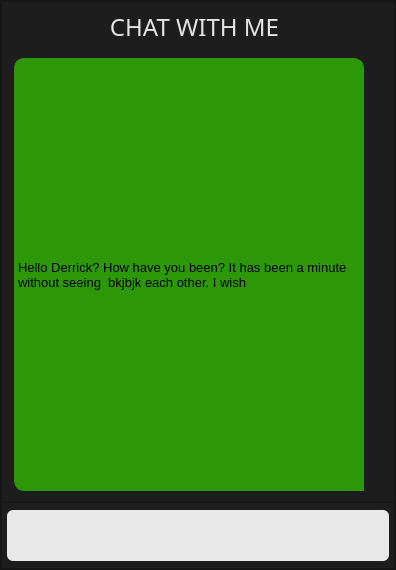
<?xml version="1.0" encoding="UTF-8"?>
<ui version="4.0">
 <class>Form</class>
 <widget class="QWidget" name="Form">
  <property name="geometry">
   <rect>
    <x>0</x>
    <y>0</y>
    <width>396</width>
    <height>570</height>
   </rect>
  </property>
  <property name="minimumSize">
   <size>
    <width>396</width>
    <height>531</height>
   </size>
  </property>
  <property name="maximumSize">
   <size>
    <width>406</width>
    <height>1000</height>
   </size>
  </property>
  <property name="windowTitle">
   <string>Form</string>
  </property>
  <layout class="QVBoxLayout" name="verticalLayout">
   <property name="spacing">
    <number>0</number>
   </property>
   <property name="leftMargin">
    <number>0</number>
   </property>
   <property name="topMargin">
    <number>0</number>
   </property>
   <property name="rightMargin">
    <number>0</number>
   </property>
   <property name="bottomMargin">
    <number>0</number>
   </property>
   <item>
    <widget class="QFrame" name="frame">
     <property name="styleSheet">
      <string notr="true">background-color: rgb(29, 29, 29);</string>
     </property>
     <property name="frameShape">
      <enum>QFrame::StyledPanel</enum>
     </property>
     <property name="frameShadow">
      <enum>QFrame::Raised</enum>
     </property>
     <layout class="QVBoxLayout" name="verticalLayout_2">
      <property name="spacing">
       <number>0</number>
      </property>
      <property name="leftMargin">
       <number>0</number>
      </property>
      <property name="topMargin">
       <number>0</number>
      </property>
      <property name="rightMargin">
       <number>0</number>
      </property>
      <property name="bottomMargin">
       <number>0</number>
      </property>
      <item>
       <widget class="QStackedWidget" name="stackedWidget">
        <widget class="QWidget" name="page">
         <layout class="QVBoxLayout" name="verticalLayout_3">
          <property name="spacing">
           <number>0</number>
          </property>
          <property name="leftMargin">
           <number>0</number>
          </property>
          <property name="topMargin">
           <number>0</number>
          </property>
          <property name="rightMargin">
           <number>0</number>
          </property>
          <property name="bottomMargin">
           <number>0</number>
          </property>
          <item>
           <widget class="QFrame" name="frame_3">
            <property name="sizePolicy">
             <sizepolicy hsizetype="Preferred" vsizetype="Expanding">
              <horstretch>0</horstretch>
              <verstretch>0</verstretch>
             </sizepolicy>
            </property>
            <property name="frameShape">
             <enum>QFrame::StyledPanel</enum>
            </property>
            <property name="frameShadow">
             <enum>QFrame::Raised</enum>
            </property>
            <layout class="QVBoxLayout" name="verticalLayout_4">
             <property name="spacing">
              <number>0</number>
             </property>
             <property name="leftMargin">
              <number>2</number>
             </property>
             <property name="topMargin">
              <number>3</number>
             </property>
             <property name="rightMargin">
              <number>3</number>
             </property>
             <property name="bottomMargin">
              <number>0</number>
             </property>
             <item>
              <widget class="QLabel" name="label">
               <property name="minimumSize">
                <size>
                 <width>381</width>
                 <height>43</height>
                </size>
               </property>
               <property name="maximumSize">
                <size>
                 <width>381</width>
                 <height>43</height>
                </size>
               </property>
               <property name="font">
                <font>
                 <family>Nova Flat</family>
                 <pointsize>18</pointsize>
                </font>
               </property>
               <property name="styleSheet">
                <string notr="true">color: rgb(229, 229, 229);</string>
               </property>
               <property name="text">
                <string>CHAT WITH ME</string>
               </property>
               <property name="alignment">
                <set>Qt::AlignCenter</set>
               </property>
              </widget>
             </item>
             <item>
              <widget class="QScrollArea" name="scrollArea">
               <property name="styleSheet">
                <string notr="true">border: 1 px solid rgb(29, 29, 29);</string>
               </property>
               <property name="widgetResizable">
                <bool>true</bool>
               </property>
               <widget class="QWidget" name="scrollAreaWidgetContents">
                <property name="geometry">
                 <rect>
                  <x>0</x>
                  <y>0</y>
                  <width>387</width>
                  <height>453</height>
                 </rect>
                </property>
                <property name="sizePolicy">
                 <sizepolicy hsizetype="Preferred" vsizetype="Expanding">
                  <horstretch>0</horstretch>
                  <verstretch>0</verstretch>
                 </sizepolicy>
                </property>
                <layout class="QVBoxLayout" name="verticalLayout_5">
                 <property name="leftMargin">
                  <number>0</number>
                 </property>
                 <property name="topMargin">
                  <number>0</number>
                 </property>
                 <property name="rightMargin">
                  <number>0</number>
                 </property>
                 <property name="bottomMargin">
                  <number>0</number>
                 </property>
                 <item>
                  <widget class="QFrame" name="frame_4">
                   <property name="styleSheet">
                    <string notr="true">border: 1px solid rgb(29, 29, 29);
border-radius:4px</string>
                   </property>
                   <property name="frameShape">
                    <enum>QFrame::StyledPanel</enum>
                   </property>
                   <property name="frameShadow">
                    <enum>QFrame::Raised</enum>
                   </property>
                   <layout class="QVBoxLayout" name="verticalLayout_6">
                    <item>
                     <widget class="QLabel" name="label_3">
                      <property name="sizePolicy">
                       <sizepolicy hsizetype="Maximum" vsizetype="Maximum">
                        <horstretch>0</horstretch>
                        <verstretch>0</verstretch>
                       </sizepolicy>
                      </property>
                      <property name="minimumSize">
                       <size>
                        <width>0</width>
                        <height>0</height>
                       </size>
                      </property>
                      <property name="maximumSize">
                       <size>
                        <width>350</width>
                        <height>10000</height>
                       </size>
                      </property>
                      <property name="font">
                       <font>
                        <pointsize>10</pointsize>
                        <stylestrategy>PreferAntialias</stylestrategy>
                       </font>
                      </property>
                      <property name="styleSheet">
                       <string notr="true">background-color: rgb(45, 152, 7);
border: 1px solid rgb(45, 152, 7);
padding: 3px;
border-radius:10px;
border-bottom-right-radius: 0px;
</string>
                      </property>
                      <property name="inputMethodHints">
                       <set>Qt::ImhNone</set>
                      </property>
                      <property name="text">
                       <string>Hello Derrick? How have you been? It has been a minute without seeing  bkjbjk each other. I wish </string>
                      </property>
                      <property name="textFormat">
                       <enum>Qt::PlainText</enum>
                      </property>
                      <property name="scaledContents">
                       <bool>true</bool>
                      </property>
                      <property name="wordWrap">
                       <bool>true</bool>
                      </property>
                      <property name="margin">
                       <number>6</number>
                      </property>
                      <property name="indent">
                       <number>0</number>
                      </property>
                     </widget>
                    </item>
                   </layout>
                  </widget>
                 </item>
                </layout>
               </widget>
              </widget>
             </item>
            </layout>
           </widget>
          </item>
          <item alignment="Qt::AlignBottom">
           <widget class="QFrame" name="frame_2">
            <property name="minimumSize">
             <size>
              <width>0</width>
              <height>67</height>
             </size>
            </property>
            <property name="maximumSize">
             <size>
              <width>16777215</width>
              <height>35</height>
             </size>
            </property>
            <property name="frameShape">
             <enum>QFrame::StyledPanel</enum>
            </property>
            <property name="frameShadow">
             <enum>QFrame::Raised</enum>
            </property>
            <layout class="QGridLayout" name="gridLayout">
             <property name="leftMargin">
              <number>5</number>
             </property>
             <property name="topMargin">
              <number>0</number>
             </property>
             <property name="rightMargin">
              <number>5</number>
             </property>
             <property name="bottomMargin">
              <number>0</number>
             </property>
             <property name="spacing">
              <number>0</number>
             </property>
             <item row="0" column="0">
              <widget class="QTextEdit" name="textEdit">
               <property name="minimumSize">
                <size>
                 <width>351</width>
                 <height>51</height>
                </size>
               </property>
               <property name="maximumSize">
                <size>
                 <width>351</width>
                 <height>51</height>
                </size>
               </property>
               <property name="styleSheet">
                <string notr="true">background-color: rgb(232, 232, 232);
border-radius: 6px;
padding-right: 30px;
border-bottom-right-radius: 0px;
border-top-right-radius: 0px;
</string>
               </property>
               <property name="html">
                <string>&lt;!DOCTYPE HTML PUBLIC &quot;-//W3C//DTD HTML 4.0//EN&quot; &quot;http://www.w3.org/TR/REC-html40/strict.dtd&quot;&gt;
&lt;html&gt;&lt;head&gt;&lt;meta name=&quot;qrichtext&quot; content=&quot;1&quot; /&gt;&lt;style type=&quot;text/css&quot;&gt;
p, li { white-space: pre-wrap; }
&lt;/style&gt;&lt;/head&gt;&lt;body style=&quot; font-family:'MS Shell Dlg 2'; font-size:8.25pt; font-weight:400; font-style:normal;&quot;&gt;
&lt;p style=&quot;-qt-paragraph-type:empty; margin-top:0px; margin-bottom:0px; margin-left:0px; margin-right:0px; -qt-block-indent:0; text-indent:0px; -qt-user-state:131074;&quot;&gt;&lt;br /&gt;&lt;/p&gt;&lt;/body&gt;&lt;/html&gt;</string>
               </property>
              </widget>
             </item>
             <item row="0" column="1">
              <widget class="QPushButton" name="pushButton">
               <property name="minimumSize">
                <size>
                 <width>41</width>
                 <height>51</height>
                </size>
               </property>
               <property name="maximumSize">
                <size>
                 <width>41</width>
                 <height>51</height>
                </size>
               </property>
               <property name="styleSheet">
                <string notr="true">background-color: rgb(232, 232, 232);
border-radius: 6px;
border-bottom-left-radius: 0px;
border-top-left-radius: 0px;
</string>
               </property>
               <property name="text">
                <string/>
               </property>
               <property name="icon">
                <iconset resource="resources.qrc">
                 <normaloff>:/icons/icons/send.png</normaloff>:/icons/icons/send.png</iconset>
               </property>
               <property name="shortcut">
                <string>Return</string>
               </property>
              </widget>
             </item>
            </layout>
           </widget>
          </item>
         </layout>
        </widget>
        <widget class="QWidget" name="page_2"/>
       </widget>
      </item>
     </layout>
    </widget>
   </item>
  </layout>
 </widget>
 <resources>
  <include location="resources.qrc"/>
 </resources>
 <connections/>
</ui>
